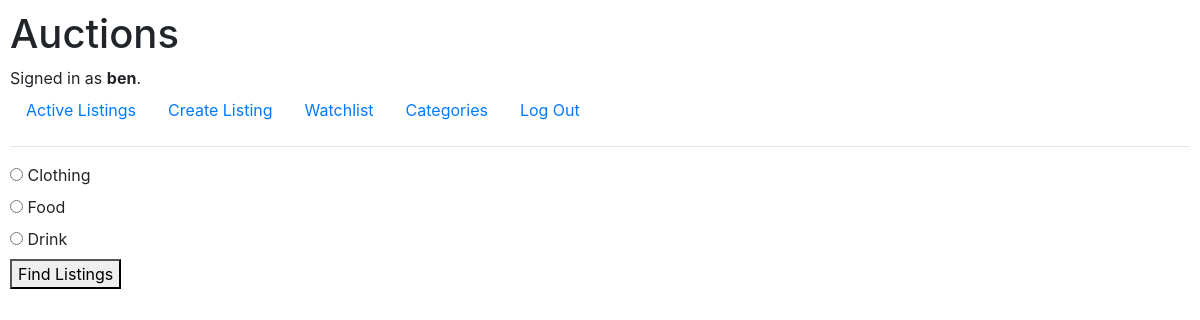
Page /categories (signed in) on the committed database.
### auctions/models.py (models this page shows)
class User(AbstractUser):
    pass

class Item(models.Model):
    name = models.CharField(max_length=64)
    price = models.IntegerField()
    image = models.CharField(max_length=1000)
    description = models.CharField(max_length=700)
    category = models.CharField(max_length=64)

### auctions/views.py (the view, shortened to what this page needs)
# urls.py: path("categories", views.categories, name="categories")
def categories(request):
    items = Item.objects.all()
    categories = set()
    for item in items:                  # Create a set of all categories used for items on the site
        if item.category:
            categories.add(item.category)
    return render(request, "auctions/categories.html", {
        "title": "Categories",
        "categories": categories
    })

### auctions/templates/auctions/categories.html (shortened to what this page needs)
{% extends "auctions/layout.html" %}
{% block body %}
<form action="{% url 'categories' %}" method="post">
    {% for category in categories %}
    <input type="radio" id="{{ category }}" name="category" value="{{ category }}">
    <label for="{{ category }}">{{ category }}</label>
    <br>
    {% empty %}
    There are no categories.
    {% endfor %}
    {% if categories %}
    <button type="submit">Find Listings</button>
    {% endif %}
</form>
{% endblock %}

### auctions/templates/auctions/layout.html (shortened to what this page needs)
{% load static %}
<!DOCTYPE html>
<html lang="en">
    <head>
        <link rel="stylesheet" href="https://stackpath.bootstrapcdn.com/bootstrap/4.4.1/css/bootstrap.min.css">
        <link href="{% static 'auctions/styles.css' %}" rel="stylesheet">
    </head>
    <body>
        <h1>Auctions</h1>
        <div>
            {% if user.is_authenticated %}
                Signed in as <strong>{{ user.username }}</strong>.
            {% else %}
                Not signed in.
            {% endif %}
        </div>
        <ul class="nav">
            <li class="nav-item">
                <a class="nav-link" href="{% url 'index' %}">Active Listings</a>
            </li>
            {% if user.is_authenticated %}
                <li class="nav-item">
                    <a class="nav-link" href="{% url 'creator' %}">Create Listing</a>
                </li>
                <li class="nav-item">
                    <a class="nav-link" href="{% url 'watchlist' %}">Watchlist</a>
                </li>
                <li class="nav-item">
                    <a class="nav-link" href="{% url 'categories' %}">Categories</a>
                </li>
                <li class="nav-item">
                    <a class="nav-link" href="{% url 'logout' %}">Log Out</a>
                </li>
            {% endif %}
        </ul>
        <hr>
        {% block body %}
        {% endblock %}
    </body>
</html>

### auctions/static/auctions/styles.css (style rules this page uses)
body { padding: 10px; }

### rows in the picture
User: username "ben"
Item: categories "Clothing"
Item: categories "Food"
Item: categories "Drink"
